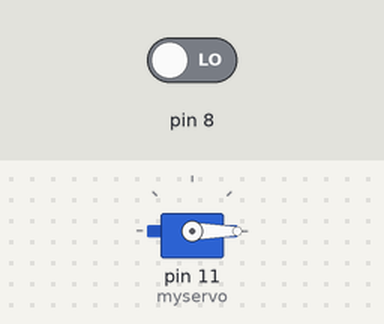
Recording of a sketch running on a simulated Arduino Uno, built with avr-gcc and run on an emulated ATmega328P. Parts: servo. Inputs (shaded band) come from the test bench; at power-on: pin 8 LOW. What the sketch prints to the serial monitor is not drawn.

Above: at 0.1 s.
Timing chart, 0 to 1.6 s (numbered marks = the images above):
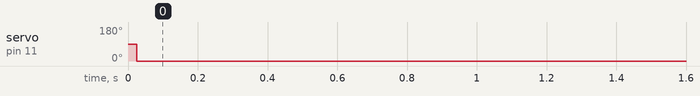

The sketch:

receiver_to_servo.ino
```cpp
#include <Servo.h>
Servo myservo ;
int ch ;
void setup() {
  // put your setup code here, to run once:
  pinMode(11, OUTPUT);
  pinMode(8, INPUT);
  myservo.attach(11);
  Serial.begin(9600);
}

void loop() {
  // put your main code here, to run repeatedly:
  ch = pulseIn(8 , HIGH , 25000);
  Serial.print("\t");
  Serial.print(ch);
  Serial.print("\t");
  ch=map(ch,1125,2110,0,180);
  Serial.println(ch);
  myservo.write(ch);

}
```

Measured:
- by itself, servo on pin 11 (myservo): 90° → 0° at 0.03 s
